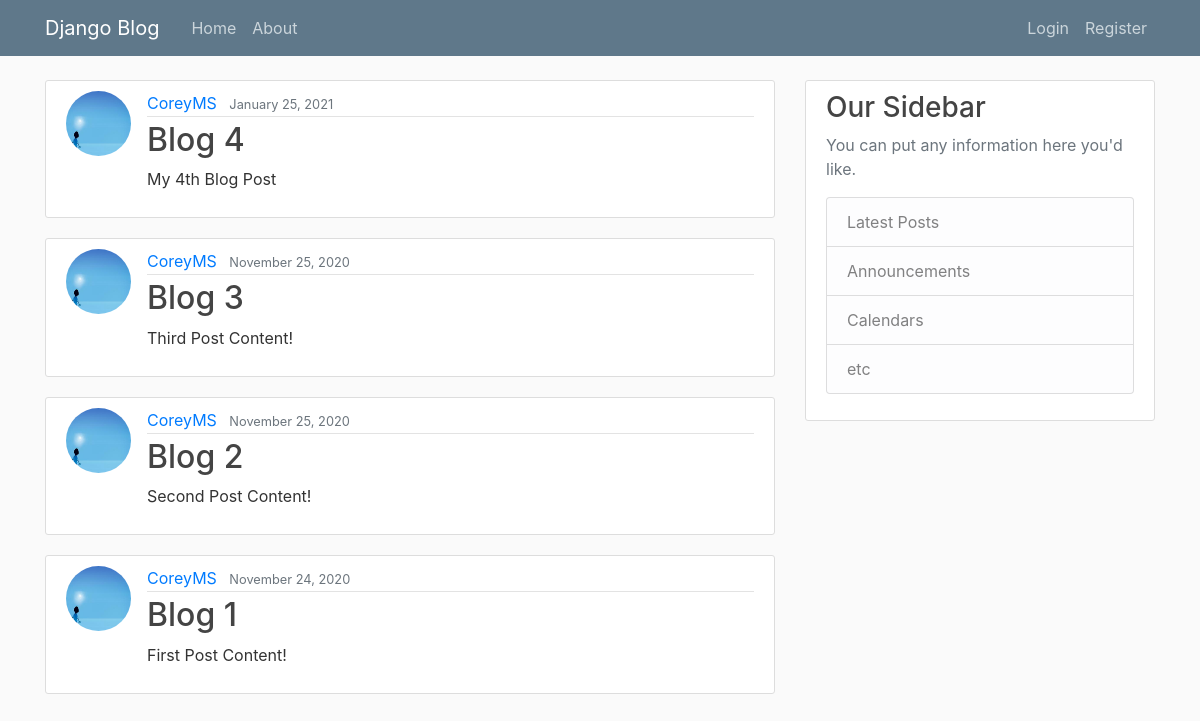
The app's page /blog_dev/, older data.
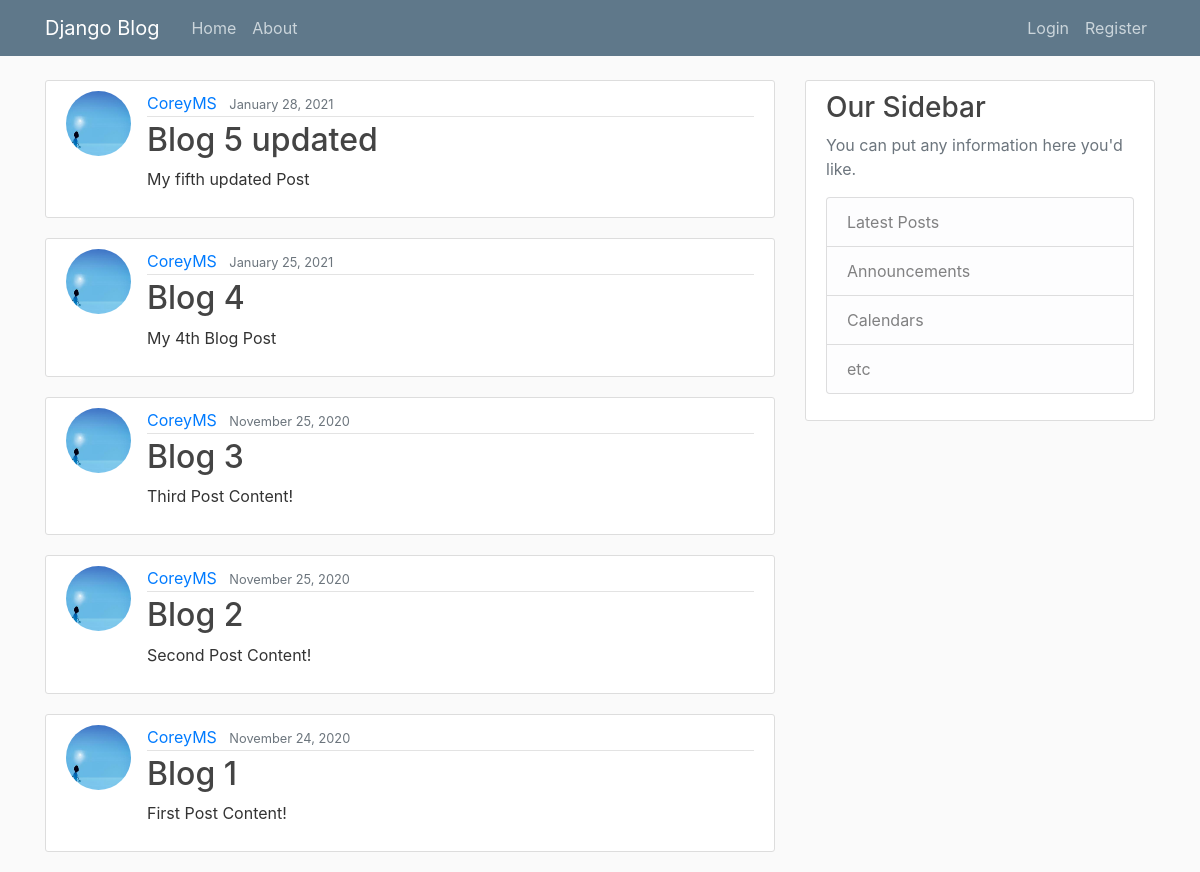
The same page, newer data.
### blog/models.py (models this page shows, shortened)
class Post(models.Model):
    title = models.CharField(max_length = 100)
    content = models.TextField()
    date_posted = models.DateTimeField(default=timezone.now)
    author = models.ForeignKey(User, on_delete=models.CASCADE)

### users/models.py (models this page shows, shortened)
class Profile(models.Model):
    user = models.OneToOneField(User, on_delete=models.CASCADE)
    image = models.ImageField(default='default.jpg',upload_to='profile_pics')

### blog/views.py (the view)
# urls.py: path('', PostListView.as_view() , name = 'blog-home'),
class PostListView(ListView):
    model = Post
    template_name = 'blog/home.html'
    context_object_name = 'post'
    ordering = ['-date_posted']

### blog/templates/blog/home.html
{% extends "blog/base.html" %}
{% block content %}
    {% for posts in post %}
        <article class="media content-section">
          <img class="rounded-circle article-img" src="{{ posts.author.profile.image.url}}">
          <div class="media-body">
            <div class="article-metadata">
              <a class="mr-2" href="#">{{ posts.author }}</a>
              <small class="text-muted">{{ posts.date_posted | date:"F d, Y"}}</small>
            </div>
            <h2><a class="article-title" href="{% url 'post-detail' posts.id %}">{{ posts.title }}</a></h2>
            <p class="article-content">{{ posts.content }}</p>
          </div>
        </article>
    {% endfor %}
{% endblock content %}

Row changes from the older to the newer data that the page shows:
added Post: author.profile.image (picture), author "CoreyMS", date_posted "January 28, 2021", title "Blog 5 updated", content "My fifth updated Post"
